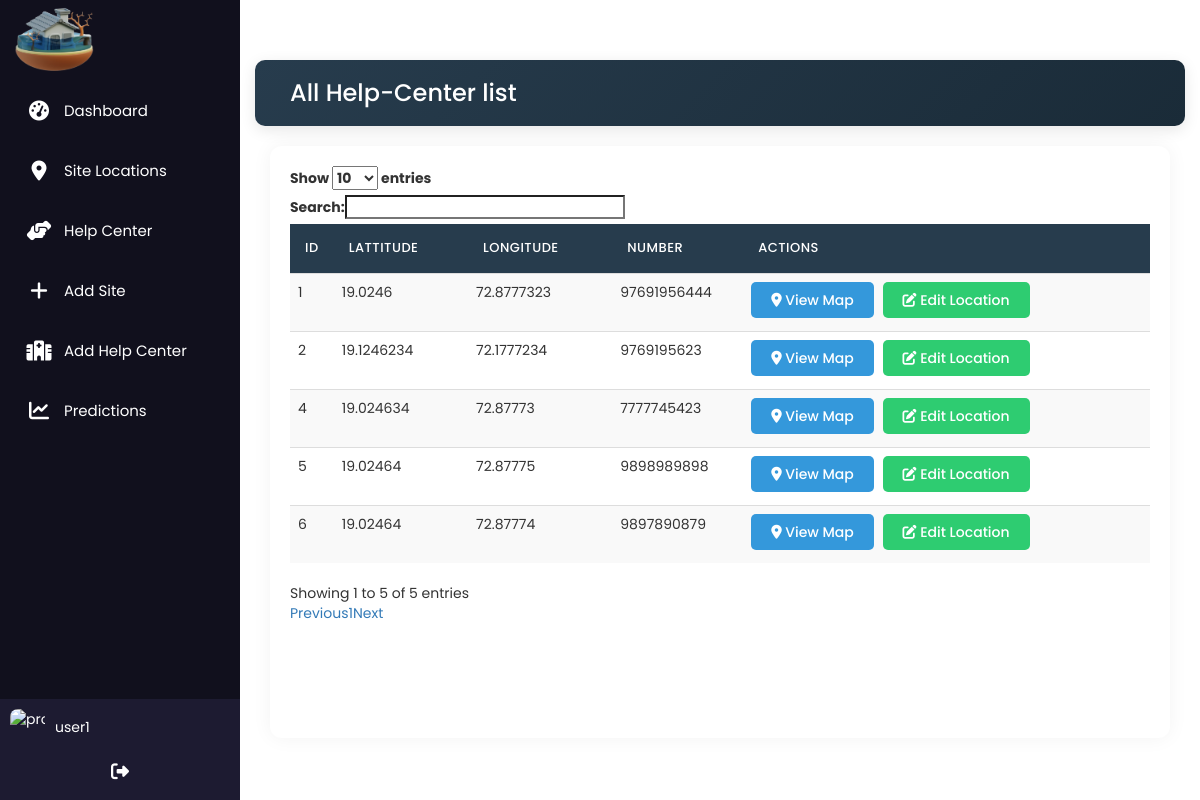
The app's page /help.php (signed in) with its own data.
### tables this page shows
CREATE TABLE `helpcenter` (
  `id` int(255) NOT NULL,
  `lat` varchar(255) NOT NULL,
  `lang` varchar(255) NOT NULL,
  `number` varchar(255) NOT NULL
);

### help.php (the view, shortened to what this page needs)
<?php include 'header.php'; ?>
<?php
require_once('connection.php');
?>
<div id="page-wrapper">
    <div class="container-fluid">
        <div class="row bg-title">
            <div class="col-lg-9 col-sm-8 col-md-8 col-xs-12">
                <h4 class="page-title">All Help-Center list</h4>
            </div>
        </div>
        <div class="row">
            <div class="col-lg-12 col-sm-12 col-xs-12">
                <div class="white-box">
                    <div class="table-responsive" style="overflow-x: hidden;">
                        <table id="myTable" class="table table-striped">
                            <thead>
                                <tr>
                                    <th>ID</th>
                                    <th>Lattitude</th>
                                    <th>Longitude</th>
                                    <th>Number</th>
                                    <th>Actions</th>
                                </tr>
                            </thead>
                            <tbody>
<?php
       $query = "SELECT * FROM `helpcenter`";
       $result = mysqli_query($link,$query);
                  while( $row3 = mysqli_fetch_assoc( $result ) )
                      {
                        echo"<tr><td>{$row3['id']}</td>";
                        echo"<td>{$row3['lat']}</td>";
                        echo"<td>{$row3['lang']}</td>";
                        echo"<td>{$row3['number']}</td>";
                      ?>
         <td>
            <a href="help_map.php?id=<?php echo $row3['id'];?>" class="btn btn-view action-btn">
                <i class="fas fa-map-marker-alt"></i> View Map
            </a>
            <a href="help_edit.php?id=<?php echo $row3['id'];?>" class="btn btn-edit action-btn">
                <i class="fas fa-edit"></i> Edit Location
            </a>
         </td></tr>
              <?php
           }
          ?>
              </tbody>
            </table>
      <br>
      <br>
      <br>
      <br>
            </div>
          </div>
        </div>
      </div>
                </div>
              </div>
</body>
</html>

### header.php (style rules this page uses)
* { margin: 0; padding: 0; box-sizing: border-box; font-family: 'Poppins', sans-serif; }
body { min-height: 100vh; background: #f3f4f6; }
.container-fluid { padding: 15px; width: 100%; }
.table-responsive { width: 100%; margin-bottom: 15px; overflow-y: hidden; -ms-overflow-style: -ms-autohiding-scrollbar; }

### help.php (style rules this page uses)
.bg-title { background: linear-gradient(135deg, #273c4d 0%, #1a2b38 100%); padding: 20px; border-radius: 10px; margin-bottom: 20px; box-shadow: 0 4px 15px rgba(0,0,0,0.1); }
.page-title { color: white; font-size: 24px; font-weight: 500; margin: 0; }
.white-box { background: white; border-radius: 12px; padding: 20px; box-shadow: 0 0 20px rgba(0,0,0,0.05); margin-bottom: 20px; }
.table-responsive { border-radius: 10px; overflow: hidden !important; }
#myTable { border-collapse: separate; border-spacing: 0; width: 100%; }
#myTable thead th { background: #273c4d; color: white; padding: 15px; font-weight: 500; text-transform: uppercase; font-size: 13px; letter-spacing: 0.5px; border: none; }
#myTable tbody tr { transition: all 0.3s ease; }
.btn { background: #273c4d; border: none; padding: 8px 20px; border-radius: 5px; transition: all 0.3s ease; color: white; font-weight: 500; margin-right: 5px; }
.action-btn { display: inline-block; margin-right: 5px; margin-bottom: 5px; }
.btn-view { background: #3498db; }
.btn-edit { background: #2ecc71; }

### records on screen
helpcenter: id "1", lat "19.0246", lang "72.8777323", number "97691956444"
helpcenter: id "2", lat "19.1246234", lang "72.1777234", number "9769195623"
helpcenter: id "4", lat "19.024634", lang "72.87773", number "7777745423"
helpcenter: id "5", lat "19.02464", lang "72.87775", number "9898989898"
helpcenter: id "6", lat "19.02464", lang "72.87774", number "9897890879"

### other values on screen
$username "user1"
